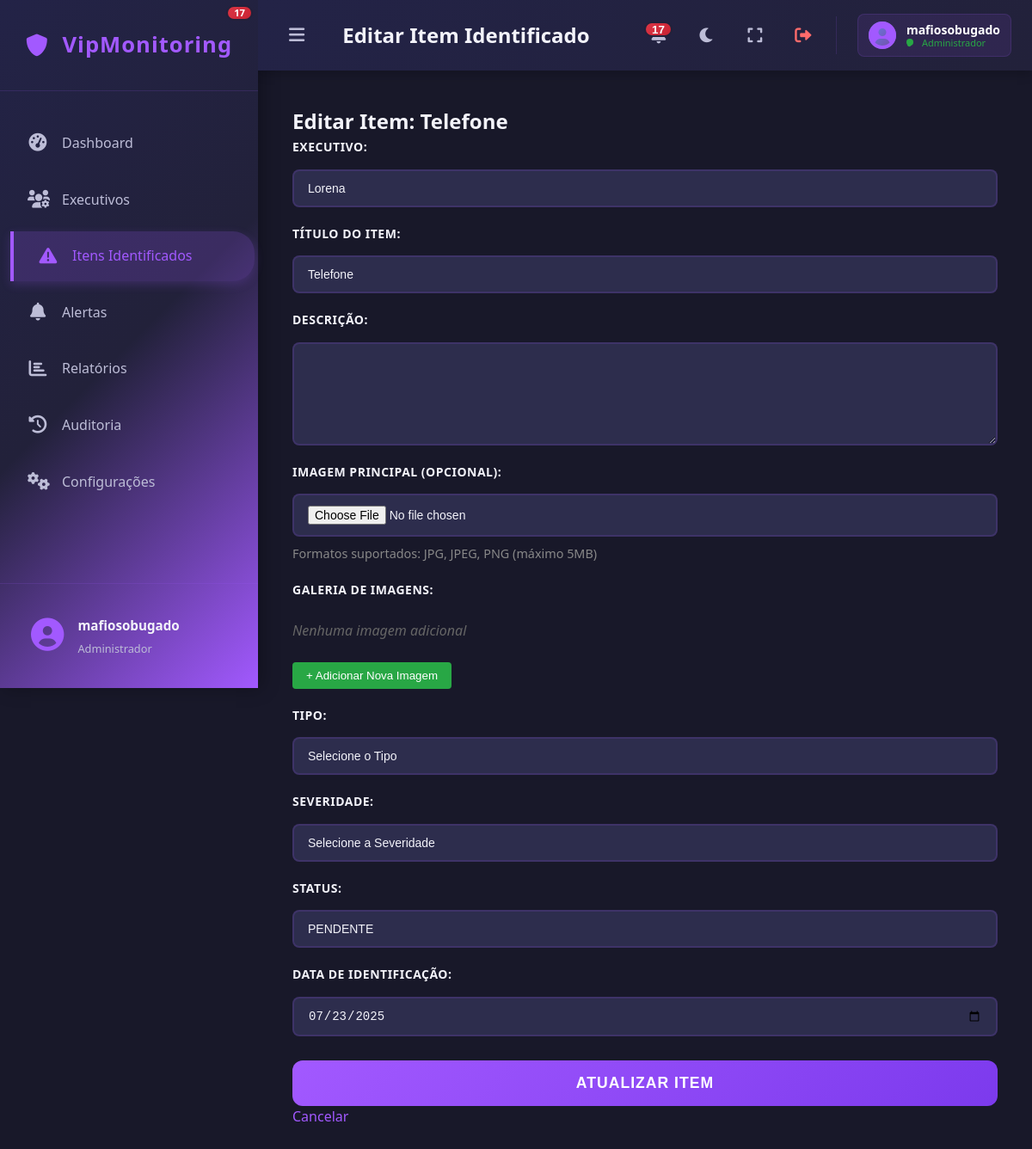
Screenshot of /edit_item/2 (signed in) with the database file from the repository.
### tables this page shows
CREATE TABLE users (
            id INTEGER PRIMARY KEY AUTOINCREMENT,
            username TEXT NOT NULL UNIQUE,
            email TEXT NOT NULL UNIQUE,
            password TEXT NOT NULL
        , user_type TEXT DEFAULT 'user', disabled BOOLEAN DEFAULT 0);

CREATE TABLE items (
            id INTEGER PRIMARY KEY AUTOINCREMENT,
            executive_id INTEGER NOT NULL,
            title TEXT NOT NULL,
            description TEXT,
            type TEXT NOT NULL, -- Ex: CREDENTIAL, DOCUMENTO, TELEFONE, EMAIL, ENDERECO
            severity TEXT NOT NULL, -- Ex: BAIXA, MEDIA, ALTA, CRITICA
            status TEXT NOT NULL, -- Ex: PENDENTE, TRATADO, IGNORADO
            identified_date TEXT NOT NULL, image_filename TEXT, -- Data no formato YYYY-MM-DD
            FOREIGN KEY (executive_id) REFERENCES executives (id) ON DELETE CASCADE
        );

CREATE TABLE executives (
            id INTEGER PRIMARY KEY AUTOINCREMENT,
            name TEXT NOT NULL,
            email TEXT NOT NULL UNIQUE,
            role TEXT,
            department TEXT,
            risk_score REAL DEFAULT 0.0,
            risk_level TEXT DEFAULT 'NENHUM'
        );

### app.py (the view, shortened to what this page needs)
@app.route('/edit_item/<int:item_id>', methods=['GET', 'POST'])
@login_required
def edit_item(item_id):
    item = database.get_item_by_id(item_id)
    if not item:
        flash('Item não encontrado.', 'danger')
        return redirect(url_for('items'))
    executives_list = database.get_all_executives() # Para o dropdown
    item_images = database.get_item_images(item_id) # Obter imagens múltiplas
    return render_template('add_edit_item.html', item=item, executives=executives_list, item_images=item_images, active_page='items')

### app.py (called while the page is built)
@login_manager.user_loader
def load_user(user_id):
    try:
        return database.User.get(user_id)
    except Exception as e:
        print(f"Erro ao carregar usuário {user_id}: {e}")
        return None

### database.py (called while the page is built)
def get_db_connection():
    conn = sqlite3.connect(DATABASE)
    conn.row_factory = sqlite3.Row # Isso permite acessar colunas por nome
    return conn

def get_all_executives():
    conn = get_db_connection()
    executives = conn.execute('SELECT * FROM executives').fetchall()
    conn.close()
    return executives

def get_item_by_id(item_id):
    conn = get_db_connection()
    item = conn.execute('SELECT i.*, e.name as executive_name FROM items i JOIN executives e ON i.executive_id = e.id WHERE i.id = ?', (item_id,)).fetchone()
    conn.close()
    return item

def get_item_images(item_id):
    conn = get_db_connection()
    images = conn.execute('SELECT * FROM item_images WHERE item_id = ? ORDER BY upload_date', (item_id,)).fetchall()
    conn.close()
    return images

    @staticmethod
    def get(user_id):
        conn = get_db_connection()
        user_data = conn.execute('SELECT * FROM users WHERE id = ?', (user_id,)).fetchone()
        conn.close()
        if user_data:
            user_type = user_data['user_type'] if 'user_type' in user_data.keys() else 'user'
            disabled = user_data['disabled'] if 'disabled' in user_data.keys() else False
            return User(user_data['id'], user_data['username'], user_data['email'], user_data['password'], user_type, disabled)
        return None

### templates/add_edit_item.html (shortened to what this page needs)
{% extends "base.html" %}
{% block page_title %}{% if item %}Editar Item Identificado{% else %}Novo Item Identificado{% endif %}{% endblock %}
{% block content %}
    <div class="form-card">
        <h2>{% if item %}Editar Item: {{ item.title }}{% else %}Novo Item Identificado{% endif %}</h2>
        <form method="POST" action="{% if item %}{{ url_for('edit_item', item_id=item.id) }}{% else %}{{ url_for('add_item') }}{% endif %}" enctype="multipart/form-data">
            <div class="form-group">
                <label for="executive_id">Executivo:</label>
                <select id="executive_id" name="executive_id" required>
                    {% for exec in executives %}
                        <option value="{{ exec.id }}" {% if item and item.executive_id == exec.id %}selected{% endif %}>{{ exec.name }}</option>
                    {% endfor %}
                </select>
            </div>
            <div class="form-group">
                <label for="title">Título do Item:</label>
                <input type="text" id="title" name="title" value="{{ item.title if item else '' }}" required>
            </div>
            <div class="form-group">
                <label for="description">Descrição:</label>
                <textarea id="description" name="description" rows="3">{{ item.description if item else '' }}</textarea>
            </div>
            <div class="form-group">
                <label for="image">Imagem Principal (Opcional):</label>
                <input type="file" id="image" name="image" accept=".jpg,.jpeg,.png" onchange="previewImage(this)">
                <small style="color: #888; font-size: 0.9em;">Formatos suportados: JPG, JPEG, PNG (máximo 5MB)</small>
            </div>
            {% if item %}
            <div class="form-group">
                <label>Galeria de Imagens:</label>
                <div id="imageGallery" style="margin-top: 10px;">
                    {% if item_images %}
                        {% for img in item_images %}
                        <div class="image-item" data-image-id="{{ img.id }}" style="display: inline-block; margin: 10px; position: relative; border: 1px solid #ddd; border-radius: 4px; padding: 10px; background: #f9f9f9;">
                            <img src="{{ url_for('static', filename='uploads/' + img.filename) }}"
                                 alt="Imagem do item"
                                 style="max-width: 150px; max-height: 150px; display: block; cursor: pointer;"
                                 data-filename="{{ img.filename }}"
                                 data-description="{{ img.description or '' }}"
                                 data-image-id="{{ img.id }}"
                                 onclick="openGalleryModalWithData(this)">
                            <div style="margin-top: 5px; text-align: center;">
                                <small style="color: #666;">{{ img.description or 'Sem descrição' }}</small>
                            </div>
                            <button type="button"
                                    onclick="deleteImage({{ img.id }})"
                                    style="position: absolute; top: 5px; right: 5px; background: #dc3545; color: white; border: none; border-radius: 50%; width: 25px; height: 25px; cursor: pointer; font-size: 12px;">
                            </button>
                        </div>
                        {% endfor %}
                    {% else %}
                        <p style="color: #666; font-style: italic;">Nenhuma imagem adicional</p>
                    {% endif %}
                </div>
                <div style="margin-top: 15px;">
                    <button type="button" onclick="openAddImageModal()" style="background-color: #28a745; color: white; border: none; padding: 8px 16px; border-radius: 4px; cursor: pointer;">
                        + Adicionar Nova Imagem
                    </button>
                </div>
            </div>
            {% endif %}
            <div class="form-group">
                <label for="type">Tipo:</label>
                <select id="type" name="type" required>
                    <option value="">Selecione o Tipo</option>
                </select>
            </div>
            <div class="form-group">
                <label for="severity">Severidade:</label>
                <select id="severity" name="severity" required>
                    <option value="">Selecione a Severidade</option>
                </select>
            </div>
            <div class="form-group">
                <label for="status">Status:</label>
                <select id="status" name="status" required>
                    <option value="PENDENTE" {% if item and item.status == 'PENDENTE' %}selected{% endif %}>PENDENTE</option>
                </select>
            </div>
            <div class="form-group">
                <label for="identified_date">Data de Identificação:</label>
                <input type="date" id="identified_date" name="identified_date" value="{{ item.identified_date if item else '' }}" required>
            </div>
            <button type="submit" class="btn-primary">{% if item %}Atualizar Item{% else %}Adicionar Item{% endif %}</button>
            <a href="{{ url_for('items') }}" class="btn-secondary">Cancelar</a>
        </form>
    </div>
{% endblock %}

### templates/base.html (shortened to what this page needs)
<!DOCTYPE html>
<html lang="pt-BR">
<head>
    <link rel="stylesheet" href="{{ url_for('static', filename='css/style.css') }}">
    <link rel="stylesheet" href="https://cdnjs.cloudflare.com/ajax/libs/font-awesome/6.0.0/css/all.min.css">
</head>
<body>
    <div class="app-container">
        <div class="sidebar">
            <div class="sidebar-header">
                <div class="app-logo">
                    <i class="fas fa-shield-alt"></i>
                    <span>VipMonitoring</span>
                </div>
            </div>
            <nav class="sidebar-nav">
                <ul>
                    <li class="nav-item {{ 'active' if active_page == 'dashboard' else '' }}">
                        <a href="{{ url_for('dashboard') }}">
                            <i class="fas fa-tachometer-alt"></i>
                            <span class="nav-text">Dashboard</span>
                        </a>
                    </li>
                    <li class="nav-item {{ 'active' if active_page == 'executives' else '' }}">
                        <a href="{{ url_for('executives') }}">
                            <i class="fas fa-users-cog"></i>
                            <span class="nav-text">Executivos</span>
                        </a>
                    </li>
                    <li class="nav-item {{ 'active' if active_page == 'items' else '' }}">
                        <a href="{{ url_for('items') }}">
                            <i class="fas fa-exclamation-triangle"></i>
                            <span class="nav-text">Itens Identificados</span>
                        </a>
                    </li>
                    <li class="nav-item {{ 'active' if active_page == 'alerts' else '' }}">
                        <a href="{{ url_for('alerts') }}">
                            <i class="fas fa-bell"></i>
                            <span class="nav-text">Alertas</span>
                            <span class="notification-badge" id="alertsBadge" style="display: none;"></span>
                        </a>
                    </li>
                    <li class="nav-item {{ 'active' if active_page == 'reports' else '' }}">
                        <a href="{{ url_for('reports') }}">
                            <i class="fas fa-chart-bar"></i>
                            <span class="nav-text">Relatórios</span>
                        </a>
                    </li>
                    <li class="nav-item {{ 'active' if active_page == 'audit' else '' }}">
                        <a href="{{ url_for('audit') }}">
                            <i class="fas fa-history"></i>
                            <span class="nav-text">Auditoria</span>
                        </a>
                    </li>
                    {% if current_user.is_authenticated and current_user.user_type == 'admin' %}
                    <li class="nav-item {{ 'active' if active_page == 'config' else '' }}">
                        <a href="{{ url_for('config') }}">
                            <i class="fas fa-cogs"></i>
                            <span class="nav-text">Configurações</span>
                        </a>
                    </li>
                    {% endif %}
                </ul>
            </nav>
            <div class="sidebar-footer">
                <div class="user-profile">
                    <div class="user-avatar">
                        <i class="fas fa-user-circle"></i>
                    </div>
                    <div class="user-info">
                        <span class="user-name">{{ current_user.username if current_user.is_authenticated else 'Usuário' }}</span>
                        <span class="user-role">{{ 'Administrador' if current_user.is_authenticated and current_user.user_type == 'admin' else 'Usuário' }}</span>
                    </div>
                </div>
            </div>
        </div>
        <div class="main-content">
            <nav class="navbar">
                <div class="navbar-left">
                    <button class="sidebar-toggle" onclick="toggleSidebar()">
                        <i class="fas fa-bars"></i>
                    </button>
                    <div class="page-title">
                        <h3>{% block page_title %}{% endblock %}</h3>
                    </div>
                </div>
                <div class="navbar-right">
                    <div class="navbar-actions">
                        <div style="position: relative;">
                            <button class="action-btn" id="alertBtn" title="Alertas Recentes" onclick="toggleAlertsDropdown()">
                                <i class="fas fa-bell"></i>
                                <span class="notification-badge" id="alertsCount" style="display: none;">0</span>
                            </button>
                        </div>
                        <button class="action-btn" title="Modo escuro" onclick="toggleDarkMode()">
                            <i class="fas fa-moon"></i>
                        </button>
                        <button class="action-btn" title="Tela cheia" onclick="toggleFullscreen()">
                            <i class="fas fa-expand"></i>
                        </button>
                        <button class="action-btn logout-btn" title="Sair" onclick="window.location.href='{{ url_for('logout') }}';return false;">
                            <i class="fas fa-sign-out-alt"></i>
                        </button>
                    </div>
                    <div class="user-info-navbar">
                        <div class="user-avatar-small">
                            <i class="fas fa-user-circle"></i>
                        </div>
                        <div class="user-details">
                            <span class="user-name">{{ current_user.username if current_user.is_authenticated else 'Usuário' }}</span>
                            <span class="user-status online">{{ 'Administrador' if current_user.is_authenticated and current_user.user_type == 'admin' else 'Usuário' }}</span>
                        </div>
                    </div>
                </div>
            </nav>
            <div class="content-area"
                 style="margin-left: 0; transition: margin-left 0.3s ease;"
                 data-sidebar-state="closed">
                {% block content %}{% endblock %}
            </div>
        </div>
    </div>
</body>
</html>

### rows the page displays
users: username "mafiosobugado", user_type "Administrador"
items: title "Telefone", executive_id "Lorena", status "PENDENTE", identified_date "07/23/2025"
